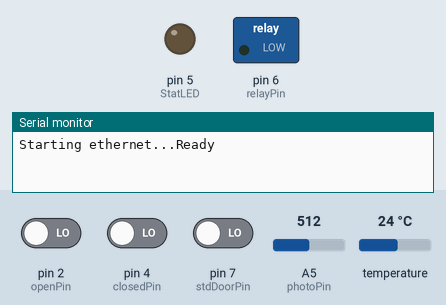
Simulated run of this sketch. Board: Arduino Uno, built for the host (arithmetic inside an expression is 32-bit, double 64-bit). Shown: switched loads named in the sketch (green lamp = pin HIGH), output pins drawn as LEDs (lit = HIGH), the last lines printed to the serial monitor. The inputs (shaded band) are chosen by the test bench; at power-on: pin 2 (openPin) LOW, pin 4 (closedPin) LOW, pin 7 (stdDoorPin) LOW, A5 (photoPin) = 512, temperature 24 °C. WiFi joins after 1.5 s; servers stay silent unless stated; uploads are accepted with an empty reply.

Above: at 3.2 s.
3.3 s: pin 2 (openPin) driven HIGH
At 6.0 s:
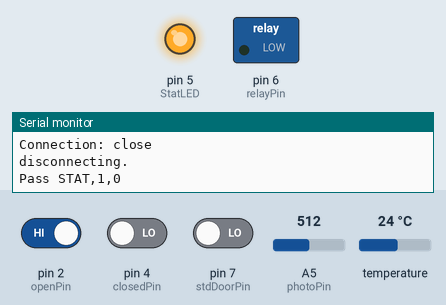
Timing chart, 0 to 7.5 s (numbered marks = the images above; inputs shaded):
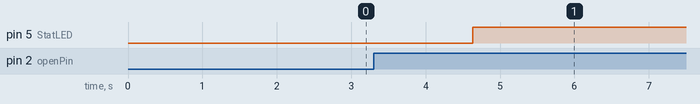

Measured:
- after the input at 3.3 s, pin 5 (StatLED): LOW → HIGH after 1.3 s

The sketch:

HTTPGarage.ino
```cpp
/*
   Web client sketch for IDE v1.0.1 and w5100/w5200
   Uses POST method.
   Posted November 2012 by SurferTim
*/

#include <SPI.h>
#include <Ethernet.h>
#include <OneWire.h>

byte mac[] = {
  0xDE, 0xAD, 0xBE, 0xEF, 0xFE, 0xED };
byte ip[] = { 192, 168, 5, 122 };
//Change to your server domain
char serverName[] = "192.168.5.148";

// change to your server's port
int serverPort = 8080;

// change to the page on that server
char pageName[] = "/CMD";

EthernetClient client;
//int totalCount = 0;
// insure params is big enough to hold your variables
//char params[32];

// set this to the number of milliseconds delay
// this is 30 seconds
#define delayMillis 30000UL

unsigned long thisMillis = 0;
unsigned long lastMillis = 0;

// the value of the 'other' resistor
#define SERIESRESISTOR 10000

const int openPin = 2;
const int closedPin = 4;
const int relayPin = 6;
const int photoPin = A5;
const int StatLED = 5;
const int stdDoorPin = 7;

int prevOpenValue = LOW;    // open sensor Prev value
int prevClosedValue = LOW;   // close sensor Prev value
int prevDoorValue = LOW;   /// standard door sensor Prev value

int prevPhotoValue = 0;
float prevTemperatureValue = 150;

OneWire  ds(3);// on pin 3 (a 4.7K resistor is necessary)

void setup() {
  Serial.begin(9600);

  pinMode(openPin, INPUT);   // Open Sensor
  pinMode(closedPin, INPUT);   // Closed Senser
  pinMode(relayPin, OUTPUT);  // Switch Relay
 pinMode(StatLED, OUTPUT);  // LED
 pinMode(stdDoorPin, INPUT);   // Stand Door Senser
 digitalWrite(StatLED, LOW);
  //// disable SD SPI
  //pinMode(4,OUTPUT);
  //digitalWrite(4,HIGH);

  Serial.print(F("Starting ethernet..."));
  //if(!Ethernet.begin(mac)) Serial.println(F("failed"));
  //else Serial.println(Ethernet.localIP());
  Ethernet.begin(mac, ip);

  delay(2000);
  Serial.println(F("Ready"));
  //digitalWrite(StatLED, HIGH);
}

void loop()
{
  thisMillis = millis();

  if(thisMillis - lastMillis > delayMillis)
  {
    lastMillis = thisMillis;
    SendTempReadings();
    SendPhotoReadings();
    //SendOpenDoorReading();
    //SendClosedDoorReading();
    //SendStandardDoorReading();
    //totalCount++;
    //Serial.println(totalCount,DEC);
  }

     //read sensors
  int newOpenValue = digitalRead(openPin);
  int newClosedValue = digitalRead(closedPin);
  int newDoorValue = digitalRead(stdDoorPin);

  if(newOpenValue!=prevOpenValue)
{
  prevOpenValue=newOpenValue;
  SendOpenDoorReading();
}

  if(newClosedValue!=prevClosedValue)
{
  prevClosedValue=newClosedValue;
  SendClosedDoorReading();
}

  if(newDoorValue!=prevDoorValue)
{
  prevDoorValue=newDoorValue;
  SendStandardDoorReading();
}

int newPhotoValue = ReadPhotoValue();

  if(abs(prevPhotoValue-newPhotoValue)>5 )
{
  prevPhotoValue=newPhotoValue;
  //SendPhotoReadings();
}

  float newTemperatureValue = ReadTemperature();

  if(abs(prevTemperatureValue-newTemperatureValue)>0.1 )
{
  prevTemperatureValue=newTemperatureValue;
//  SendTempReadings();
}
}

void SendOpenDoorReading()
{
      String openValue = "GarageDoorOpened="+BoolToOpenHAB(prevOpenValue);
      char openChar[openValue.length()+1];
    openValue.toCharArray(openChar, openValue.length()+1);

    //sprintf(params,value);
    if(!postPage(serverName,serverPort,pageName,openChar))
    {
      Serial.print(F("Fail "));
      digitalWrite(StatLED, LOW);
    }
    else{
     Serial.print(F("Pass "));
     digitalWrite(StatLED, HIGH);
    }


  String stringStat =  "STAT,"+String(prevOpenValue)+","+String(prevClosedValue);
  Serial.println(stringStat);
}

void SendClosedDoorReading()
{
   String closedValue = "GarageDoorClosed="+BoolToOpenHAB(prevClosedValue);
     char closedChar[closedValue.length()+1];
    closedValue.toCharArray(closedChar, closedValue.length()+1);

    //sprintf(params,value2);
    if(!postPage(serverName,serverPort,pageName,closedChar))
    {
      Serial.print(F("Fail "));
      digitalWrite(StatLED, LOW);
    }
    else
    {
     Serial.print(F("Pass "));
     digitalWrite(StatLED, HIGH);
    }

  String stringStat =  "STAT,"+String(prevOpenValue)+","+String(prevClosedValue);
  Serial.println(stringStat);

}

void SendStandardDoorReading()
{
   String standardValue = "GarageStdDoor="+BoolToOpenHAB(prevDoorValue);
     char standardChar[standardValue.length()+1];
    standardValue.toCharArray(standardChar, standardValue.length()+1);

    //sprintf(params,value2);
    if(!postPage(serverName,serverPort,pageName,standardChar))
    {
      Serial.print(F("Fail "));
      digitalWrite(StatLED, LOW);
    }
    else
    {
     Serial.print(F("Pass "));
     digitalWrite(StatLED, HIGH);
    }

  String stringStat =  "STAT,"+String(prevOpenValue)+","+String(prevClosedValue);
  Serial.println(stringStat);

}

void SendPhotoReadings()
{
   String photoValue = "Daylight="+String(prevPhotoValue);
     char photoChar[photoValue.length()+1];
    photoValue.toCharArray(photoChar, photoValue.length()+1);

    //sprintf(params,value2);
    if(!postPage(serverName,serverPort,pageName,photoChar))
    {
      Serial.print(F("Fail "));
      digitalWrite(StatLED, LOW);
    }
    else
    {
     Serial.print(F("Pass "));
     digitalWrite(StatLED, HIGH);
    }

  String stringStat =  "PHOTO,"+String(prevPhotoValue);
  Serial.println(stringStat);

}

void SendTempReadings()
{
 char buffer[5];
    String s = dtostrf(prevTemperatureValue, 4, 1, buffer);
    String value = "Temperature="+s;
    char tempChar[value.length()+1];
    value.toCharArray(tempChar, value.length()+1);

    //sprintf(params,tempChar);
    if(!postPage(serverName,serverPort,pageName,tempChar))
    {
      Serial.print(F("Fail "));
      digitalWrite(StatLED, LOW);
    }
    else{
      Serial.print(F("Pass "));
      digitalWrite(StatLED, HIGH);
    }
}

void OpenDoor() {
  digitalWrite(relayPin, HIGH);
  delay(500);
  digitalWrite(relayPin, LOW);
}

int ReadPhotoValue()
{
  int loopValue = 0;

  //average 5 readings for kicks
  int i = 0;
  for (i = 0; i < 10; i++)
  {
     int readValue = analogRead(photoPin);
     loopValue = loopValue + readValue;
  }

  return ( loopValue/i);
}

float ReadTemperature(){
 byte i;
  byte present = 0;
  byte type_s;
  byte data[12];
  byte addr[8];
  float celsius, fahrenheit;

  if ( !ds.search(addr))
  {
    //Serial.println("No more addresses.");
    //Serial.println();
    ds.reset_search();
    delay(250);
    return 0;
  }

  //Serial.print("ROM =");
  //for( i = 0; i < 8; i++) {
  //  Serial.write(' ');
  //  Serial.print(addr[i], HEX);
  //}

  if (OneWire::crc8(addr, 7) != addr[7]) {
      Serial.println("CRC is not valid!");
      return 0;
  }
  //Serial.println();

  // the first ROM byte indicates which chip
  switch (addr[0]) {
    case 0x10:
      //Serial.println("  Chip = DS18S20");  // or old DS1820
      type_s = 1;
      break;
    case 0x28:
      //Serial.println("  Chip = DS18B20");
      type_s = 0;
      break;
    case 0x22:
      //Serial.println("  Chip = DS1822");
      type_s = 0;
      break;
    default:
      Serial.println("Device is not a DS18x20 family device.");
      return 0;
  }

  ds.reset();
  ds.select(addr);
  ds.write(0x44, 1);        // start conversion, with parasite power on at the end

  delay(1000);     // maybe 750ms is enough, maybe not
  // we might do a ds.depower() here, but the reset will take care of it.

  present = ds.reset();
  ds.select(addr);
  ds.write(0xBE);         // Read Scratchpad

  //Serial.print("  Data = ");
 // Serial.print(present, HEX);
  //Serial.print(" ");
  for ( i = 0; i < 9; i++) {           // we need 9 bytes
    data[i] = ds.read();
    //Serial.print(data[i], HEX);
    //Serial.print(" ");
  }
  //Serial.print(" CRC=");
  //Serial.print(OneWire::crc8(data, 8), HEX);
  //Serial.println();

  // Convert the data to actual temperature
  // because the result is a 16 bit signed integer, it should
  // be stored to an "int16_t" type, which is always 16 bits
  // even when compiled on a 32 bit processor.
  int16_t raw = (data[1] << 8) | data[0];
  if (type_s) {
    raw = raw << 3; // 9 bit resolution default
    if (data[7] == 0x10) {
      // "count remain" gives full 12 bit resolution
      raw = (raw & 0xFFF0) + 12 - data[6];
    }
  } else {
    byte cfg = (data[4] & 0x60);
    // at lower res, the low bits are undefined, so let's zero them
    if (cfg == 0x00) raw = raw & ~7;  // 9 bit resolution, 93.75 ms
    else if (cfg == 0x20) raw = raw & ~3; // 10 bit res, 187.5 ms
    else if (cfg == 0x40) raw = raw & ~1; // 11 bit res, 375 ms
    //// default is 12 bit resolution, 750 ms conversion time
  }
  celsius = (float)raw / 16.0;
  fahrenheit = celsius * 1.8 + 32.0;

  return fahrenheit;
//return 1;
  //return steinhart;
}

String BoolToOpenHAB(int stat){
  //inverse logic because of PULLUPS are Default
  if(stat == 0){
    return "ON";
  }
   return "OFF";
 }

byte postPage(char* domainBuffer,int thisPort,char* page,char* thisData)
{
  int inChar;
  char outBuf[64];

  Serial.print(F("connecting..."));

  if(client.connect(domainBuffer,thisPort))
  {
    Serial.println(F("connected"));

    // send the header
    sprintf(outBuf,"POST %s HTTP/1.1",page);
    client.println(outBuf);
    sprintf(outBuf,"Host: %s",domainBuffer);
    client.println(outBuf);
    client.println(F("Connection: close\r\nContent-Type: application/x-www-form-urlencoded"));
    sprintf(outBuf,"Content-Length: %u\r\n",strlen(thisData));
    client.println(outBuf);

    // send the body (variables)
    client.print(thisData);
  }
  else
  {
    Serial.println(F("failed"));
    return 0;
  }

  int connectLoop = 0;

  while(client.connected())
  {
    while(client.available())
    {
      inChar = client.read();
      Serial.write(inChar);
      connectLoop = 0;
    }

    delay(1);
    connectLoop++;
    if(connectLoop > 10000)
    {
      Serial.println();
      Serial.println(F("Timeout"));
      client.stop();
    }
  }

  Serial.println();
  Serial.println(F("disconnecting."));
  client.stop();
  return 1;
}
```
